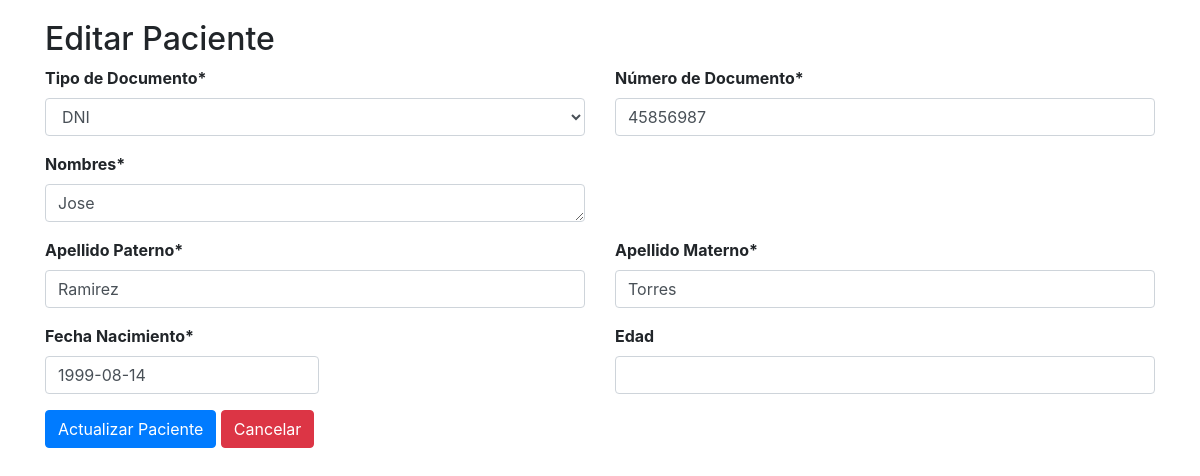
Screenshot of /editar/7 with the database file from the repository.
### pacientes/models.py (models this page shows)
class Pacientes(models.Model):
    tipo_documento = models.CharField(max_length=3, choices=[
        ('DNI', 'DNI'),
        ('CE', 'Carné de Extranjería'),
        ('IN', 'Indocumentado'),
    ], default='DNI')
    numero_documento = models.CharField(max_length=100, unique=True)
    nombres = models.TextField()
    appPaterno = models.CharField(max_length=100)
    appMaterno = models.CharField(max_length=100)
    fecha = models.DateField()

### pacientes/views.py (the view)
# urls.py: path('editar/<int:pk>', EditarPacientes.as_view(), name="editar-pacientes"),
class EditarPacientes(UpdateView):
    template_name = 'editar-paciente.html'
    model = Pacientes
    form_class = PacienteForm
    success_url = reverse_lazy('listar-pacientes')

### pacientes/form.py
class PacienteForm(forms.models.ModelForm):
    class Meta:
        model = Pacientes
        fields = '__all__'
        widgets = {
                'fechaDeNacimiento': forms.DateInput(attrs={'type':'date'})
                }
        labels = {
                'tipo_documento' : 'Tipo de Documento',
                'numero_documento' : 'Número de Documento',
                'nombres' : 'Nombres',
                'appPaterno' : 'Apellido Paterno',
                'appMaterno': 'Apellido Materno',
                'fecha' : 'Fecha Nacimiento',
                }

### pacientes/templates/editar-paciente.html (shortened to what this page needs)
<!DOCTYPE html>
{% load staticfiles %}
<html lang="en">
    <head>
       <link href="{% static 'css/bootstrap.css' %}" rel="stylesheet">
       <link href="{% static 'css/main.css' %}" rel="stylesheet">
    </head>
<body>
    <div class="wrapper ">
        <div class="container container-fluid">
            <section class="section-editar">
                <div class="row">
                    <div class="col-12">
                        <h2 class="minsa-pacientes"> Editar Paciente</h2>
                    </div>
                </div>
                {% load crispy_forms_tags %}
                <form method="post">
                    <div class="row">
                        <div class="col-6">
                            <div class="form-group">
                                {{ form.tipo_documento|as_crispy_field }}
                            </div>
                        </div>
                        <div class="col-6">
                            <div class="form-group">
                                    {{ form.numero_documento|as_crispy_field }}
                            </div>
                        </div>
                    </div>
                    <div class="row">
                        <div class="col-6">
                            <div class="form-group hola">
                                    {{ form.nombres|as_crispy_field }}
                            </div>
                        </div>
                    </div>
                    <div class="row">
                        <div class="col-6">
                            <div class="form-group">
                                {{ form.appPaterno|as_crispy_field }}
                            </div>
                        </div>
                        <div class="col-6">
                            <div class="form-group">
                                    {{ form.appMaterno|as_crispy_field }}
                            </div>
                        </div>
                        </div>
                        <div class="row">
                        <div class="col-6">
                            <div class="form-group">
                                <div class="input-group date" data-date-format="dd-mm-yyyy">
                                    {{ form.fecha|as_crispy_field }}
                                </div>
                            </div>
                        </div>
                        <div class="col-6">
                            <div class="form-group">
                                <label>Edad</label>
                                <input type="text" class="form-control" id="inputEdad">
                                </div>
                        </div>
                    </div>
                    <button type="submit" class="btn btn-primary">Actualizar Paciente</button>
                    <a href="/" class="btn btn-danger">Cancelar</a>
                </form>
            </section>
        </div>
    </div>
</body>
</html>

### pacientes/static/css/main.css (style rules this page uses)
.wrapper { padding: 20px; }
.form-group label { font-weight: bold; }
.section-editar .controls .select, .section-editar .controls .textarea, .section-editar .controls .textinput { border:4px solid blue; display: block; width: 100%; height: calc(2.25rem + 2px); padding: .375rem .75rem; font-size: 1rem; font-weight: 400; line-height: 1.5; color: #495057; background-color: #fff; background-clip: padding-box; border: 1px solid #ced4da; border-radius: .25rem; transition: border-color .15s ease-in-out,box-shadow .15s ease-in-out; }
input#id_fecha { display: block; width: 100%; height: calc(2.25rem + 2px); padding: .375rem .75rem; font-size: 1rem; font-weight: 400; line-height: 1.5; color: #495057; background-color: #fff; background-clip: padding-box; border: 1px solid #ced4da; border-radius: .25rem; transition: border-color .15s ease-in-out,box-shadow .15s ease-in-out; }

### rows the page displays
Pacientes: tipo_documento "DNI", numero_documento "45856987", nombres "Jose", appPaterno "Ramirez", appMaterno "Torres", fecha "1999-08-14"
